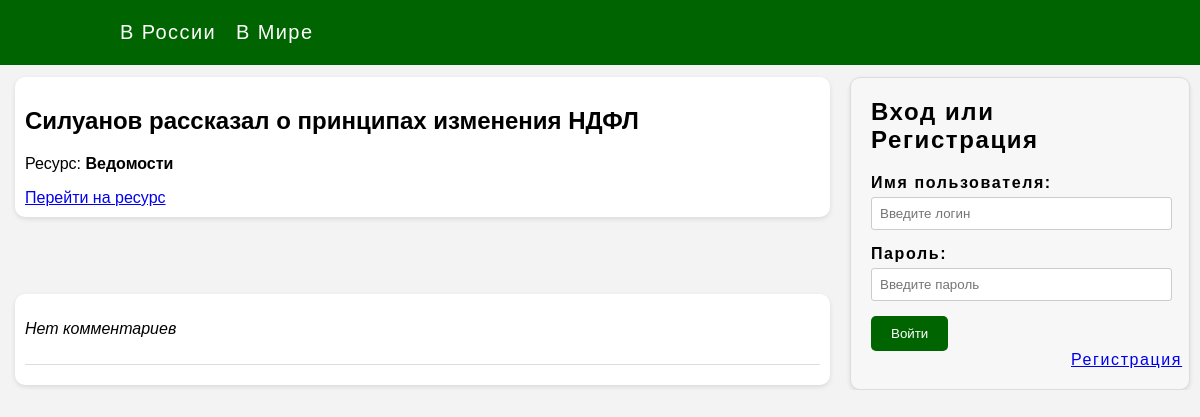
/news/ru/1093/anon/comments, run on the app's committed database.
### base/models.py (models this page shows, shortened)
class NewsBd(models.Model):
    source = models.CharField(max_length=500)
    description = models.TextField(default='')
    url = models.CharField(max_length=500)
    data = models.DateTimeField(null=True)
    count_comments = models.IntegerField(default=0)

### base/views.py (the view)
# urls.py: path('news/<str:lang>/<int:news_id>/<str:username>/comments', comments_view, name='comments'),
def comments_view(request, lang, username, news_id):
    if request.method == 'POST':
        data = {'lang': lang, 'username': username,
                'news_id': news_id, 'text': request.POST.get('comment_text')}
        News.set_comments(data)
    form = UserLoginForm()
    json_comments = News.get_news_comments(news_id, lang)
    title = f'Комментарии: {" ".join(json_comments.get("description").split()[:2])}'
    context = {'title': title, 'username': username, 'lang': lang, 'form': form,
               'json_comments': json_comments}
    return render(request, 'base/comments.html', context)

### base/forms.py
class UserLoginForm(AuthenticationForm):
    username = forms.CharField(widget=forms.TextInput(attrs={"autofocus": True,
                                                             'placeholder': 'Введите логин'}))
    password = forms.CharField(
        widget=forms.PasswordInput(attrs={"autocomplete": "current-password",
                                          'placeholder': 'Введите пароль'}), )
    class Meta:
        model = User
        fields = ['username', 'password']

### base/news.py (called while the page is built)
    @staticmethod
    def get_news_comments(news_id, lang):
        n = NewsBd.objects.get(pk=news_id) if lang == 'ru' else NewsBdEn.objects.get(pk=news_id)
        _com_list = n.comments_set.all().order_by(
            'publication_date') if lang == 'ru' else n.commentsen_set.all().order_by('publication_date')
        comments = [
            {'user': _.author, 'publication_date': _.publication_date.strftime('%H:%M %d-%m-%Y'), 'text': _.text}
            for _ in _com_list]
        result = {'description': f"{n.description}", 'source': f"{n.source}", 'url': f"{n.url}", 'news_id': news_id,
                  'list_comments': comments}
        return result

### base/templates/base/comments.html (shortened to what this page needs)
{% extends "base/base_tmp.html" %}
{% block content_news %}
    <article class="news">
        <h2>{{ json_comments.description }}</h2>
        <p>Ресурс: <b>{{ json_comments.source }}</b></p><a href="{{ json_comments.url }}" target="_blank">Перейти на ресурс</a>
    </article>
    <section class="comments">
        {% if json_comments.list_comments %}
        {% for com in json_comments.list_comments %}
            <h4>Комментарий от: {{ com.user }}</h4>
            <div class="comment">
                <p style="font-style: italic; color: #cccccc;">Дата и время: {{ com.publication_date }}</p>
                <p style="font-style: italic;">{{ com.text }}</p>
            </div>
        {% endfor %}
        {% else %}
        <div class="comment">
           <p style="font-style: italic;">Нет комментариев</p>
            </div>
        {% endif %}
    </section>
{% endblock %}
{% block content_user %}
{% if user.is_authenticated %}
  {% include 'base/user_section.html' %}
{% else %}
  <div class="auth-window">
    <h2>Вход или Регистрация</h2>
    <form method="post" action="{% url 'base:login' %}">
      <div class="form-group">
        <label for="{{ form.username.id_for_label }}">Имя пользователя:</label>
          {{ form.username }}
      </div>
      <div class="form-group">
        <label for="{{ form.password.id_for_label }}">Пароль:</label>
          {{ form.password }}
      </div>
      <button type="submit" class="btn">Войти</button><a href="{% url 'base:register' lang=lang %}" style="margin-left: 200px;">Регистрация</a>
    </form>
  </div>
{% endif %}
{% endblock %}

### base/static/base/style.css (style rules this page uses)
body { background-color: #f3f3f3; font-family: Arial, sans-serif; margin: 0; padding: 0; }
.auth-window { letter-spacing: 0.1em; margin-top: 77px; margin-left: 10px; margin-right: 10px; background-color: #f7f7f7; padding: 20px; border: 1px solid #ddd; border-radius: 10px; box-shadow: 0 2px 4px rgba(0, 0, 0, 0.1); }
.auth-window h2 { margin-top: 0; }
.form-group { width: 95%; margin-bottom: 15px; text-align: left; }
.form-group label { display: block; font-weight: bold; margin-bottom: 5px; }
.form-group input { border: 1px solid #ccc; border-radius: 3px; padding: 8px; width: 100%; }
.btn { background-color: #006400; border: none; border-radius: 5px; color: #fff; cursor: pointer; padding: 10px 20px; margin-right: 179px; }
.news, .comments, .new-comment { margin-top: 77px; margin-left: 15px; margin-right: 10px; background-color: #fff; border-radius: 10px; box-shadow: 0 2px 5px rgba(0, 0, 0, 0.1); padding: 10px; margin-bottom: 5px; }
.comments .comment { border-bottom: 1px solid #ddd; padding-bottom: 10px; margin-bottom: 10px; }

### data on the page
NewsBd: description "Силуанов рассказал о принципах изменения НДФЛ", source "Ведомости"
